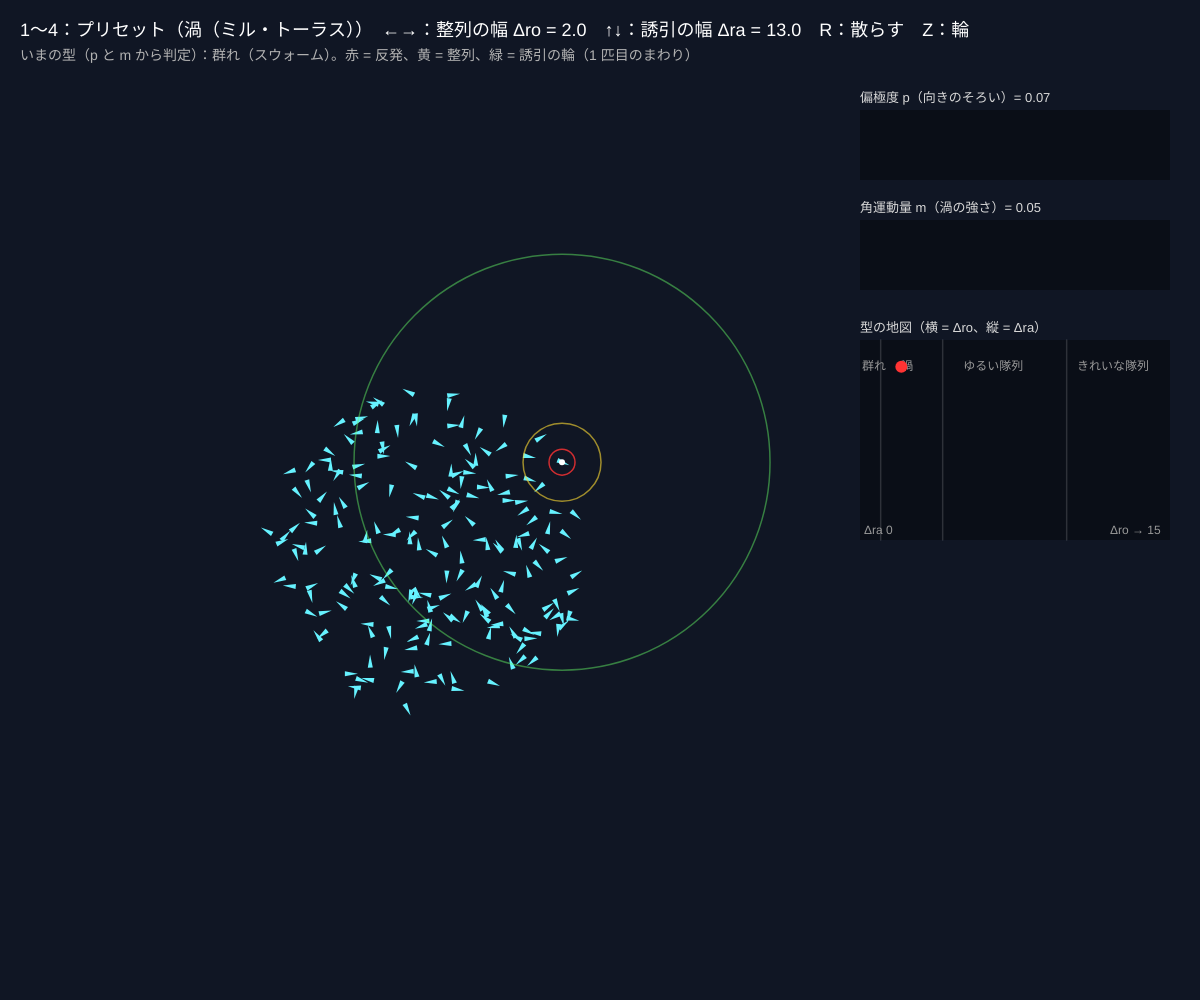
Frame 1 (no input)
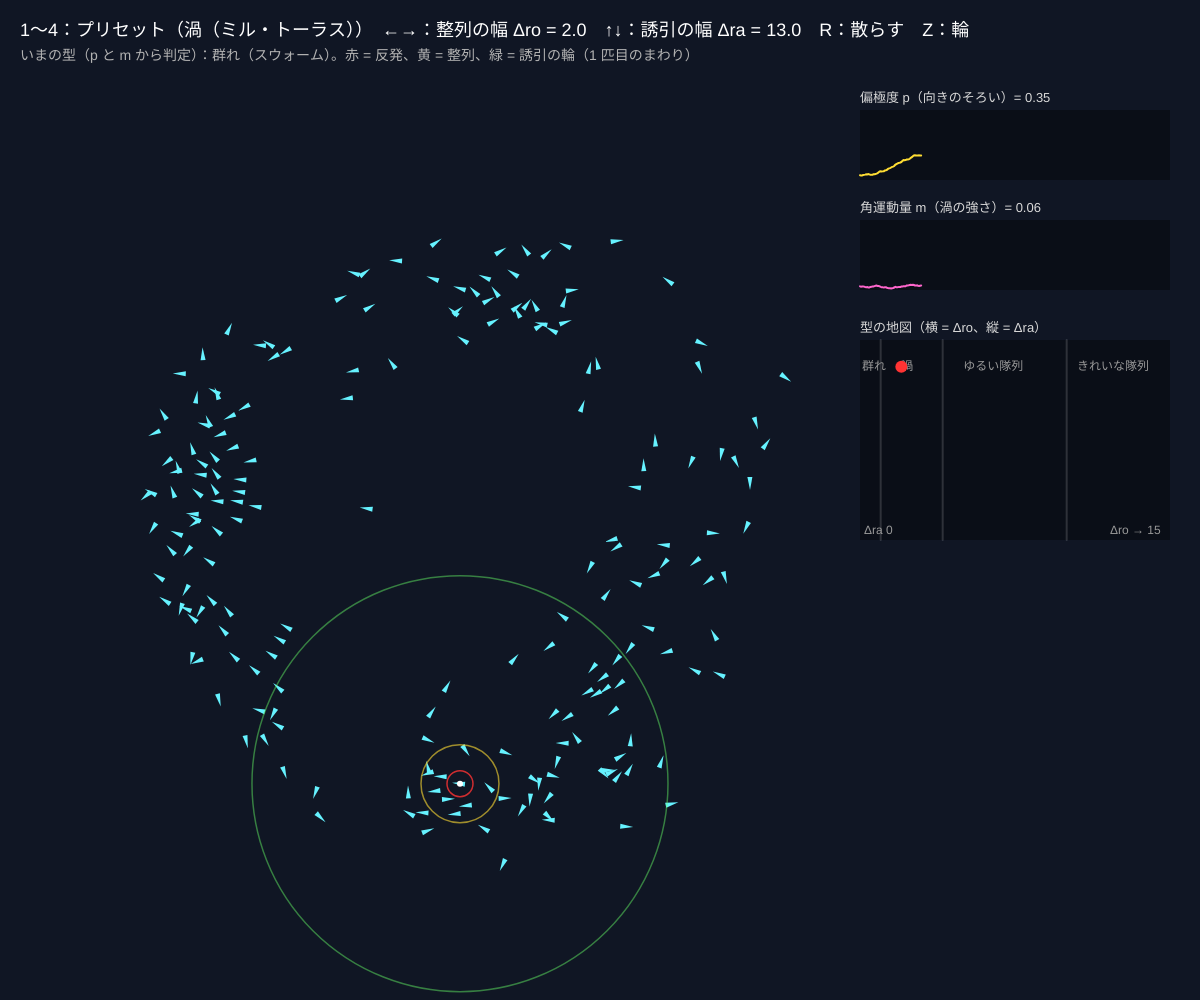
Frame 60 (no input)
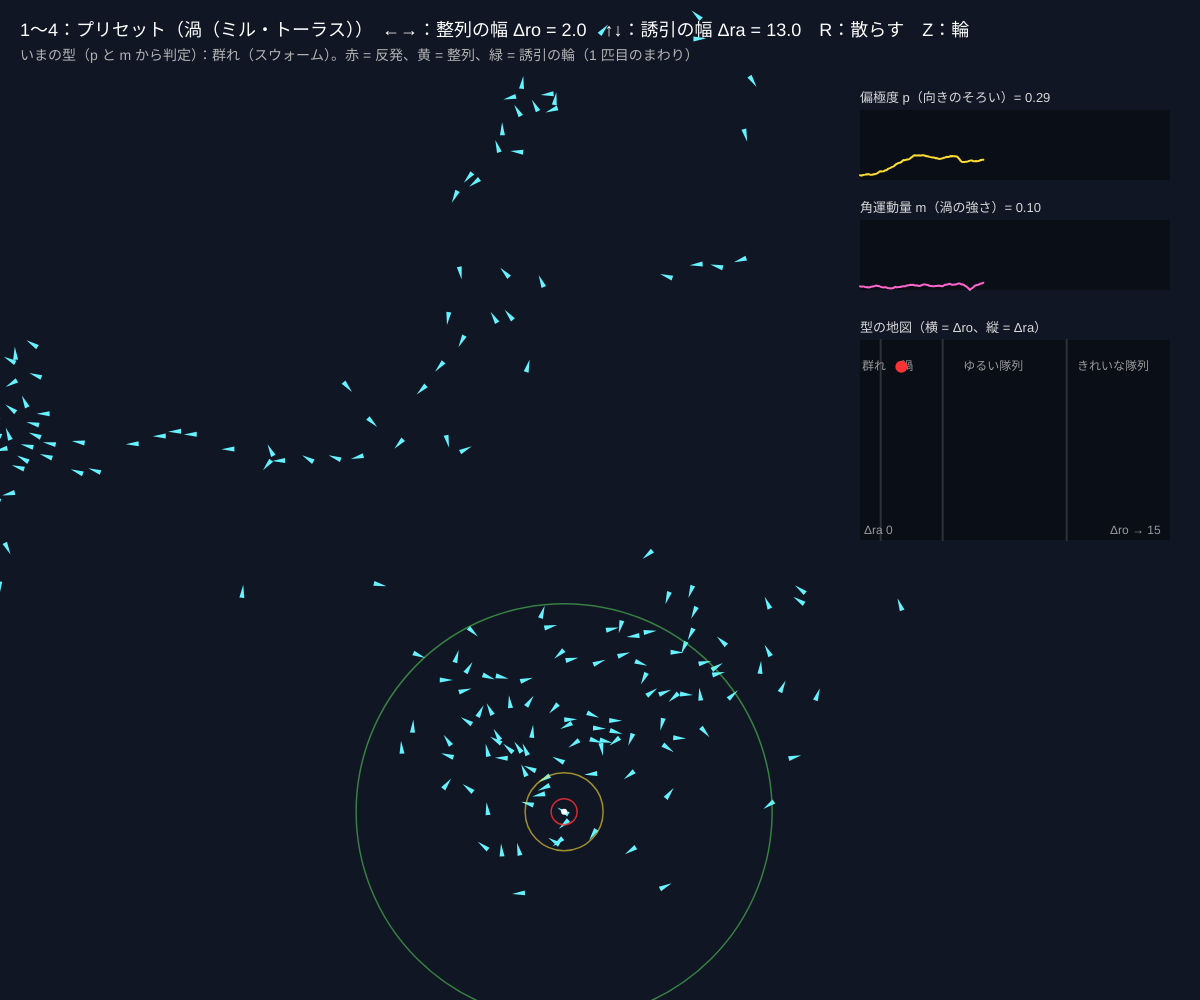
Frame 120 (the mouse pressed at the canvas centre since frame 60)

The p5.js sketch that drew these frames (run headless with seeded random() and noise() and a simulated clock; from frame 60 on, the mouse is pressed at the canvas centre):

// p5.js sketch
// ── sketch.js
// ============================================
// 03 魚の渦（ミル）と隊列 ─ クーザンの 3 ゾーンモデル
// 魚のまわりに 3 つの輪：近すぎたら離れる（反発 zor）→ その外で向きをそろえる（整列 zoo）→ さらに外の仲間に寄る（誘引 zoa）
// 輪の幅 Δro（整列）と Δra（誘引）を変えるだけで「ばらばらの群れ」「ドーナツ形の渦」「ゆるい隊列」「きれいな隊列」に切り替わる
// 1〜4 = 型のプリセット / ←→ = 整列の幅 Δro / ↑↓ = 誘引の幅 Δra / R = 散らばった状態から / Z = 輪を表示
// ============================================

let N = 200;                 // ★ 魚の数
let zor = 1;                 // 反発ゾーンの半径（これが長さの単位）
let dRo = 2, dRa = 13;       // 整列ゾーンの幅、誘引ゾーンの幅
let speedU = 3;              // ★ 速さ（単位 / 秒）
let turnRate = 40;           // ★ 1 秒に曲がれる最大角度（度）
let fov = 270;               // ★ 見える角度（真後ろは見えない）
let dtS = 0.1;               // 1 ステップの時間
let stepsPerFrame = 2;
let unitPx = 13;             // 1 単位 = 何 px
let fish = [];
let showZones = true;
let pHist = [], mHist = [];
const PRESETS = [[0, 14, '群れ（スウォーム）'], [2, 13, '渦（ミル・トーラス）'], [6, 12, 'ゆるい隊列'], [13, 13, 'きれいな隊列']];
let presetName = PRESETS[1][2];

function setup() {
  createCanvas(windowWidth, windowHeight);
  colorMode(HSB, 360, 100, 100, 100);
  scatter();
}

function scatter() {
  fish = [];
  for (let i = 0; i < N; i++) {
    let a = Math.random() * Math.PI * 2, r = Math.sqrt(Math.random()) * 12;
    let h = Math.random() * Math.PI * 2;
    fish.push({ x: r * Math.cos(a), y: r * Math.sin(a), dx: Math.cos(h), dy: Math.sin(h) });
  }
  pHist = []; mHist = [];
}

// ★ クーザンのルール：反発が最優先。反発する相手がいなければ 整列＋誘引
function couzinStep() {
  let rRo = zor + dRo, rRa = zor + dRo + dRa, cosHalf = Math.cos(((fov / 2) * Math.PI) / 180);
  let maxTurn = ((turnRate * Math.PI) / 180) * dtS;
  let nd = [];
  for (let i = 0; i < N; i++) {
    let a = fish[i], rx = 0, ry = 0, ox = 0, oy = 0, ax = 0, ay = 0, nr = 0, no = 0, na = 0;
    for (let j = 0; j < N; j++) {
      if (j === i) continue;
      let b = fish[j], vx = b.x - a.x, vy = b.y - a.y, d = Math.hypot(vx, vy);
      if (d < 1e-6 || d >= rRa) continue;
      vx /= d; vy /= d;
      if (d < zor) { rx -= vx; ry -= vy; nr++; continue; }        // 反発は全方向
      if (vx * a.dx + vy * a.dy < cosHalf) continue;             // 真後ろは見えない
      if (d < rRo) { ox += b.dx; oy += b.dy; no++; }
      else { ax += vx; ay += vy; na++; }
    }
    let tx, ty;
    if (nr > 0) { tx = rx; ty = ry; }
    else {
      tx = 0; ty = 0;
      if (no > 0) { let m = Math.hypot(ox + a.dx, oy + a.dy) + 1e-9; tx += (ox + a.dx) / m; ty += (oy + a.dy) / m; }
      if (na > 0) { let m = Math.hypot(ax, ay) + 1e-9; tx += ax / m; ty += ay / m; }
      if (no === 0 && na === 0) { tx = a.dx; ty = a.dy; }
    }
    tx += (Math.random() - 0.5) * 0.1; ty += (Math.random() - 0.5) * 0.1;   // 小さなゆらぎ
    // 目標の向きへ、最大 maxTurn だけ回る
    let cur = Math.atan2(a.dy, a.dx), want = Math.atan2(ty, tx);
    let diff = Math.atan2(Math.sin(want - cur), Math.cos(want - cur));
    let h = cur + Math.max(-maxTurn, Math.min(maxTurn, diff));
    nd.push(h);
  }
  for (let i = 0; i < N; i++) {
    let f = fish[i];
    f.dx = Math.cos(nd[i]); f.dy = Math.sin(nd[i]);
    f.x += f.dx * speedU * dtS; f.y += f.dy * speedU * dtS;
  }
}

function draw() {
  background(222, 55, 14);
  for (let s = 0; s < stepsPerFrame; s++) couzinStep();
  // ---- 測る：偏極度 p（向きのそろい）と 角運動量 m（重心のまわりを回るか）
  let cx = 0, cy = 0, sx = 0, sy = 0;
  for (let f of fish) { cx += f.x; cy += f.y; sx += f.dx; sy += f.dy; }
  cx /= N; cy /= N;
  let mz = 0;
  for (let f of fish) { let rx = f.x - cx, ry = f.y - cy, rl = Math.hypot(rx, ry) + 1e-9; mz += (rx * f.dy - ry * f.dx) / rl; }
  let pol = Math.hypot(sx, sy) / N, mom = Math.abs(mz) / N;
  pHist.push(pol); mHist.push(mom);
  if (pHist.length > 300) { pHist.shift(); mHist.shift(); }

  // ---- 描く：カメラは群れの重心を追う
  let ox = width * 0.36 - cx * unitPx, oy = height * 0.55 - cy * unitPx;
  noStroke(); fill(185, 60, 100);
  beginShape(TRIANGLES);
  for (let f of fish) {
    let x = ox + f.x * unitPx, y = oy + f.y * unitPx;
    vertex(x + f.dx * 8, y + f.dy * 8); vertex(x - f.dx * 5 - f.dy * 2.5, y - f.dy * 5 + f.dx * 2.5); vertex(x - f.dx * 5 + f.dy * 2.5, y - f.dy * 5 - f.dx * 2.5);
  }
  endShape();
  if (showZones) {
    let f = fish[0], x = ox + f.x * unitPx, y = oy + f.y * unitPx;
    noFill(); strokeWeight(1.5);
    stroke(0, 80, 100, 80); circle(x, y, 2 * zor * unitPx);
    stroke(50, 80, 100, 60); circle(x, y, 2 * (zor + dRo) * unitPx);
    stroke(120, 60, 100, 45); circle(x, y, 2 * (zor + dRo + dRa) * unitPx);
    noStroke(); fill(0, 0, 100); circle(x, y, 6);
  }

  // ---- 右：グラフと「型の地図」
  let gx = width - 340;
  drawPlot(pHist, gx, 110, 310, 70, 0, 1, color(50, 80, 100), '偏極度 p（向きのそろい）= ' + nf(pol, 1, 2));
  drawPlot(mHist, gx, 220, 310, 70, 0, 1, color(320, 60, 100), '角運動量 m（渦の強さ）= ' + nf(mom, 1, 2));
  let mx = gx, my = 340, mw = 310, mh = 200;
  noStroke(); fill(0, 0, 0, 35); rect(mx, my, mw, mh);
  fill(0, 0, 85); textSize(13); text('型の地図（横 = Δro、縦 = Δra）', mx, my - 8);
  fill(0, 0, 60); textSize(12);
  stroke(0, 0, 100, 15); for (let b of [1, 4, 10]) line(mx + (b / 15) * mw, my, mx + (b / 15) * mw, my + mh);   // おおよその境目（Δra が大きいとき）
  noStroke(); fill(0, 0, 60);
  text('群れ', mx + 2, my + 30); text('渦', mx + (2 / 15) * mw, my + 30); text('ゆるい隊列', mx + (5 / 15) * mw, my + 30); text('きれいな隊列', mx + (10.5 / 15) * mw, my + 30);
  text('Δro → 15', mx + mw - 60, my + mh - 6); text('Δra 0', mx + 4, my + mh - 6);
  fill(0, 80, 100); circle(mx + (dRo / 15) * mw, my + mh - (dRa / 15) * mh, 12);
  let kind = pol > 0.65 ? '隊列（平行に泳ぐ）' : mom > 0.45 ? '渦（ミル）' : '群れ（スウォーム）';

  fill(0, 0, 100); textSize(18);
  text('1〜4：プリセット（' + presetName + '）　←→：整列の幅 Δro = ' + nf(dRo, 1, 1) + '　↑↓：誘引の幅 Δra = ' + nf(dRa, 1, 1) + '　R：散らす　Z：輪', 20, 36);
  fill(0, 0, 70); textSize(14);
  text('いまの型（p と m から判定）：' + kind + '。赤 = 反発、黄 = 整列、緑 = 誘引の輪（1 匹目のまわり）', 20, 60);
}

function keyPressed() {
  let n = parseInt(key);
  if (n >= 1 && n <= 4) { dRo = PRESETS[n - 1][0]; dRa = PRESETS[n - 1][1]; presetName = PRESETS[n - 1][2]; scatter(); }
  if (key === RIGHT_ARROW) dRo = Math.min(dRo + 0.5, 15);
  if (key === LEFT_ARROW) dRo = Math.max(dRo - 0.5, 0);
  if (key === UP_ARROW) dRa = Math.min(dRa + 0.5, 15);
  if (key === DOWN_ARROW) dRa = Math.max(dRa - 0.5, 0);
  if (key === 'r' || key === 'R') scatter();
  if (key === 'z' || key === 'Z') showZones = !showZones;
  if (key === LEFT_ARROW || key === RIGHT_ARROW || key === UP_ARROW || key === DOWN_ARROW) presetName = '手動';
}

// ---------- やってみよう ----------
// 1. 2（渦）で R を何回か押す。毎回ドーナツができる？ 右回り・左回りはどう決まる？
// 2. 渦の状態から → で Δro を少しずつ広げる。どこで渦が「隊列」に変わる？ 戻すと渦に戻る？（ヒステリシス）
// 3. fov を 360 にする（真後ろも見える）と、渦はできにくくなる。目の付き方が群れの形を決める
// 4. Δra を 0 にすると誘引がなくなり、群れはバラバラに散っていく
// 5. N を 50 と 400 で比べよう。数が多いほど渦は大きく、安定する？

// ==================================================
// ここから下は「グラフの道具」です
// ==================================================
function drawPlot(arr, x, y, w, h, lo, hi, c, title) {
  noStroke(); fill(0, 0, 0, 35); rect(x, y, w, h);
  fill(0, 0, 85); textSize(13); text(title, x, y - 8);
  if (arr.length < 2) return;
  noFill(); stroke(c); strokeWeight(2);
  beginShape();
  for (let i = 0; i < arr.length; i++) vertex(x + (i / 299) * w, y + h - constrain((arr[i] - lo) / (hi - lo), 0, 1) * h);
  endShape();
}
